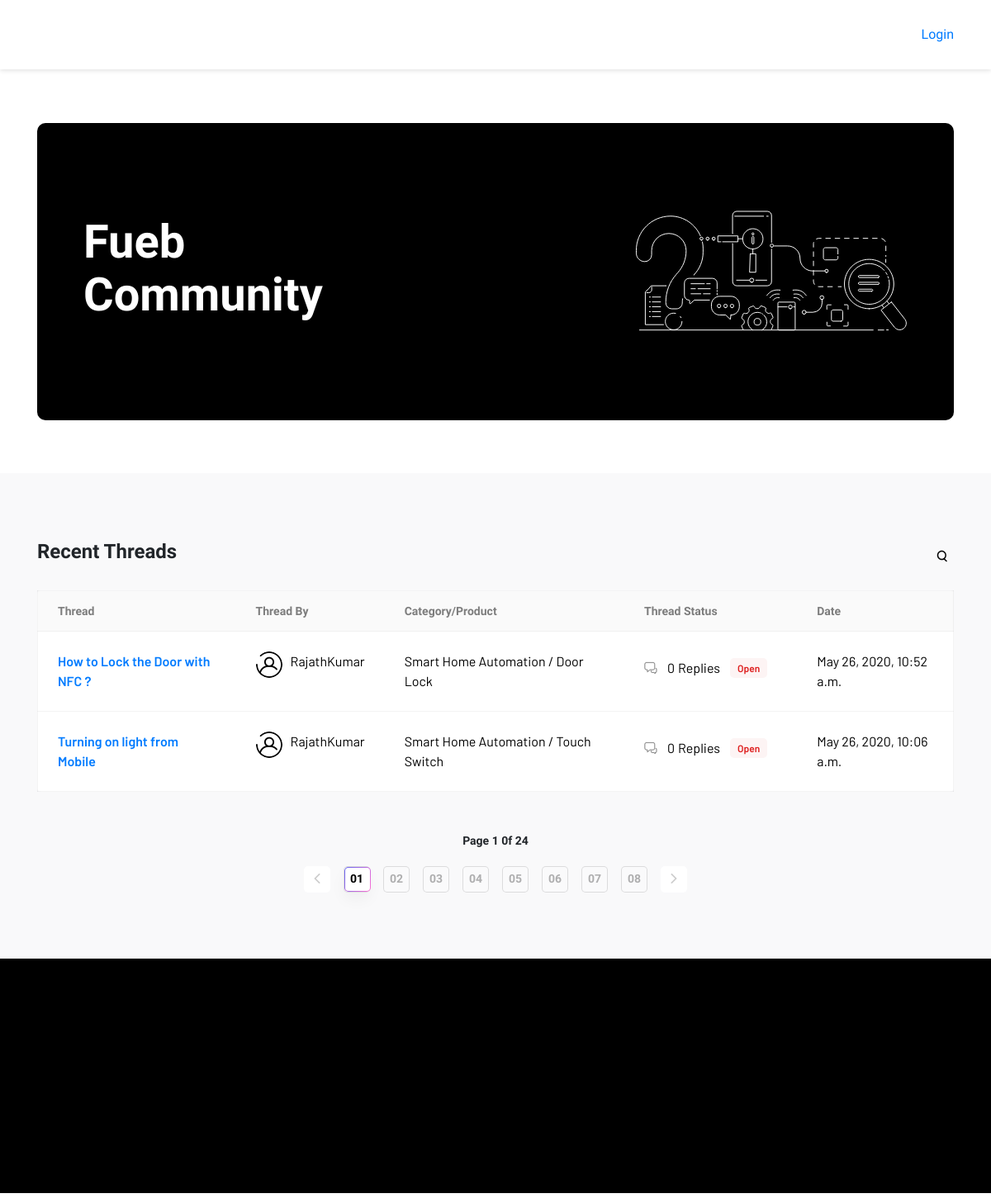
Before: / with the older database file.
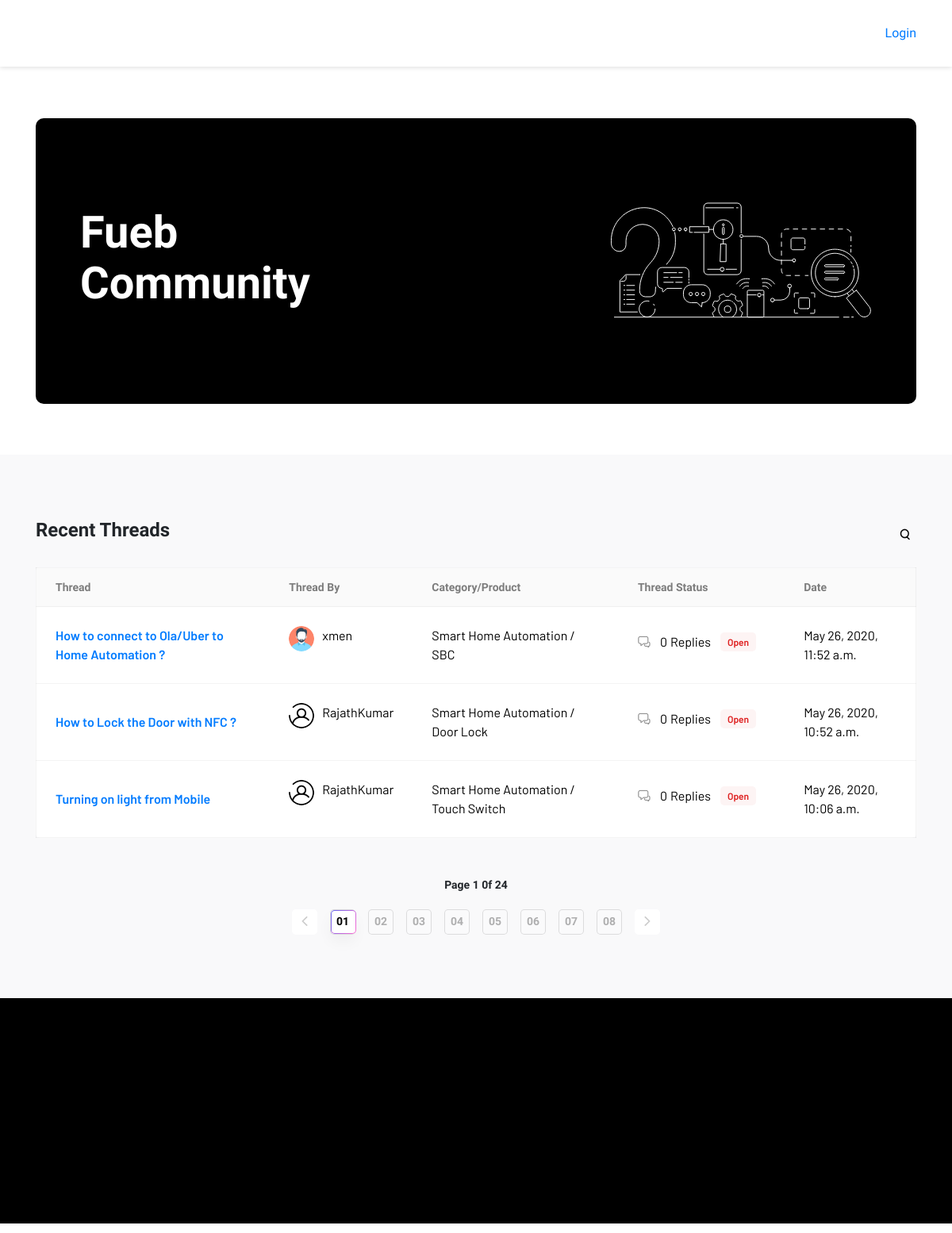
After: the same page with the newer database file.
### community/models.py (models this page shows)
class allthread(models.Model):
    thread_id = models.AutoField(primary_key=True)
    category = models.CharField(max_length=255,blank=True)
    product = models.CharField(max_length=255,blank=True)
    topic = models.CharField(max_length=255,blank=True)
    content = models.CharField(max_length=500,blank=True)
    thread_by = models.ForeignKey(User, on_delete=models.CASCADE)
    replies = models.IntegerField(default=0,blank=True)
    thread_status = models.BooleanField(default=False)
    dateandtime = models.DateTimeField(auto_now=True,blank=True)
    solved = models.BooleanField(default=False)
    likes = models.IntegerField(default=0)
    shares = models.IntegerField(default=0)

class User(AbstractUser):
    GENDER = (
        (None, _('Select Your Gender')),
        ('Male', _('Male')),
        ('Female', _('Female')),
    )
    cover = models.ImageField(upload_to='profileimages/', blank=True)
    mobile = models.CharField(max_length=255, default="0000000000")
    gender = models.CharField(max_length=7, choices=GENDER, blank=True)
    city = models.CharField(max_length=30, blank=True)
    zip = models.CharField(max_length=10, blank=True)
    nationality = CountryField(null=True)
    dob = models.DateField(default=datetime.date.today)

### community/views.py (the view, shortened to what this page needs)
# urls.py: path('', views.index, name='index'),
def index(request):
    all_entries = allthread.objects.all().order_by('-dateandtime')
    return render(request, 'community/forum-landing.html',{'all_entries':all_entries})

### community/templates/community/forum-landing.html (shortened to what the changed rows need)
{% extends "community/base.html" %}
{% load static %}
{% block content %}
      <section class="section-forum-bnnr">
        <div class="container">
          <div class="row">
            <div class="col-12">
              <div class="forum-bnner">
                <h2 class="forum-bnner__heading">Fueb Community</h2>
              </div>
            </div>
          </div>
        </div>
      </section>
      <section class="section-thread bg-grey section-padding5">
        <div class="container">
          <div class="row">
            <div class="col-12">
              <table class="table-thread">
                <thead class="table-header">
                  <tr>
                    <th>Thread</th>
                    <th>Thread By</th>
                    <th>Category/Product</th>
                    <th>Thread Status</th>
                    <th>Date</th>
                  </tr>
                </thead>
                <tbody class="table-body">
                  {% if all_entries %}
                  {% for entries in all_entries %}
                  <tr>
                    <td><a href="{% url 'forum_thread' entries.thread_id %}">{{ entries.topic }}</a></td>
                    <td class="thrd-by">
                      {% if entries.thread_by.cover.url is not None %}
                        <img src="{{ entries.thread_by.cover.url }}" width="48" height="48" alt="profile-img"/>
                        <span>{{ entries.thread_by.first_name }}{{ entries.thread_by.last_name }}</span></td>
                      {% else %}
                        <img src="{% static "community/assets/images/profile-imgi.png" %}" width="48" height="48" alt="profile-img"/>
                        <span>{{ entries.thread_by }}</span></td>
                      {% endif %}
                    <td> {{ entries.category }} / {{ entries.product }}</td>
                    <td class="thrd-status"><img src="{% static "community/assets/icons/Comment-Icon.svg" %}" alt="icon-comment"/><span class="thrd-status__num">{{ entries.replies }}</span><span>Replies </span>
                      {% if entries.solved %}
                       <span class="thrdStat thrdStat--solved">
                       Solved
                       </span>
                       {% else %}
                       <span class="thrdStat thrdStat--open">
                       Open
                      </span>
                       {% endif %}
                    </td>
                    <td class="thrd-date">{{ entries.dateandtime }}</td>
                  </tr>
                  {% endfor %}
                  {% endif %}
                </tbody>
              </table>
            </div>
          </div>
        </div>
      </section>
{% endblock %}

Changed rows visible on the page:
added allthread: topic "How to connect to Ola/Uber to Home Automation ?", thread_by "xmen", category "Smart Home Automation", product "SBC", replies "0", solved "Open", dateandtime "May 26, 2020, 11:52 a.m."
